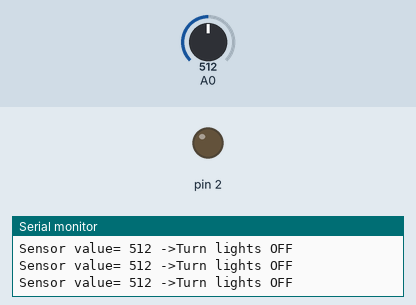
This sketch was run on a simulated Arduino Uno, built with avr-gcc and run on an emulated ATmega328P. Parts: output pins drawn as LEDs (lit = HIGH), the last lines printed to the serial monitor. The test bench sets the inputs (shaded band); at power-on: A0 = 512.

Above: at 2.7 s.
2.8 s: A0 set to 590
5.8 s: A0 set to 608
At 7.0 s:
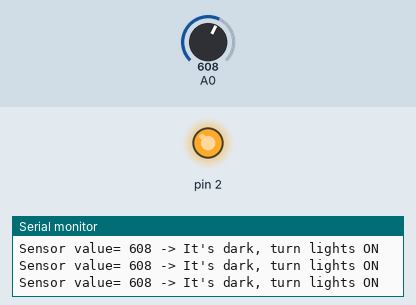
7.3 s: A0 set to 511
At 8.4 s:
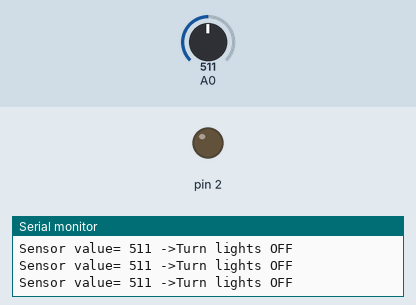
Timing chart, 0 to 10.3 s (numbered marks = the images above; inputs shaded):
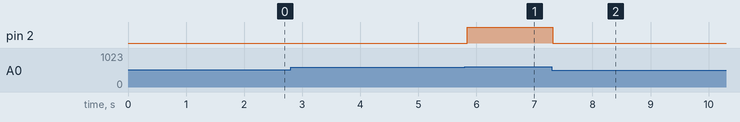

The sketch:

LDR_Robotics.ino
```cpp
void setup() {
Serial.begin(9600);
delay(1500);
  pinMode(2, OUTPUT);
}

void loop() {
  int var1 = analogRead(A0);

    Serial.print("Sensor value= ");
    Serial.print(var1);
      if (var1 > 600) {
        Serial.println(" -> It's dark, turn lights ON");
        digitalWrite(2, HIGH);
    delay(50);
    }
    else { Serial.println(" ->Turn lights OFF");
      digitalWrite(2, LOW);
    delay(50);
    }
}
```

Measured:
- the behaviour switches between 600 and 601 on A0 (found by bisection; images 0 and 1)
- after the input at 5.8 s, pin 2: LOW → HIGH after 0.05 s
- after the input at 7.3 s, pin 2: HIGH → LOW at once
